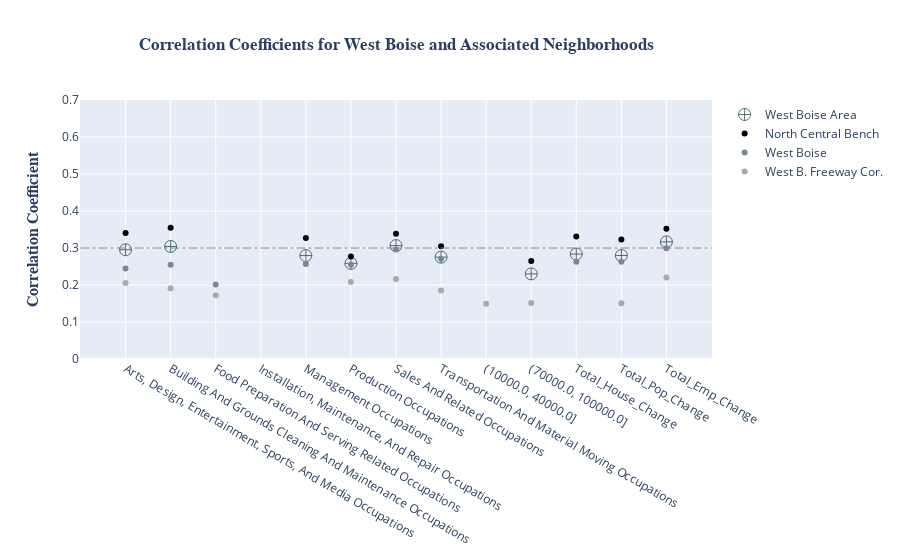

The notebook cell saved with this chart:
### Code cell
WB_fig

### Figure 1 — Plotly figure (JSON) as saved in the notebook; plotly's stock layout.template omitted (floating-point values rounded to 4 significant figures)
{"data": [{"marker": {"color": "rgba(47, 79, 79, .8)", "size": 12, "symbol": "circle-cross-open"}, "mode": "markers", "name": "West Boise Area", "type": "scatter", "x": ["Arts, Design, Entertainment, Sports, And Media Occupations", "Building And Grounds Cleaning And Maintenance Occupations", "Food Preparation And Serving Related Occupations", "Installation, Maintenance, And Repair Occupations", "Management Occupations", "Production Occupations", "Sales And Related Occupations", "Transportation And Material Moving Occupations", "(10000.0, 40000.0]", "(70000.0, 100000.0]", "Total_House_Change", "Total_Pop_Change", "Total_Emp_Change"], "y": [0.2952, 0.3041, null, null, 0.2795, 0.2584, 0.3064, 0.2753, null, 0.23, 0.2837, 0.2797, 0.3166]}, {"marker": {"color": "rgb(0,0,0)"}, "mode": "markers", "name": "North Central Bench", "type": "scatter", "x": ["Arts, Design, Entertainment, Sports, And Media Occupations", "Building And Grounds Cleaning And Maintenance Occupations", "Food Preparation And Serving Related Occupations", "Installation, Maintenance, And Repair Occupations", "Management Occupations", "Production Occupations", "Sales And Related Occupations", "Transportation And Material Moving Occupations", "(10000.0, 40000.0]", "(70000.0, 100000.0]", "Total_House_Change", "Total_Pop_Change", "Total_Emp_Change"], "y": [0.3408, 0.3549, null, null, 0.3268, 0.2769, 0.3385, 0.3045, null, 0.2648, 0.3311, 0.3228, 0.3523]}, {"marker": {"color": "rgb(119,136,153)"}, "mode": "markers", "name": "West Boise", "type": "scatter", "x": ["Arts, Design, Entertainment, Sports, And Media Occupations", "Building And Grounds Cleaning And Maintenance Occupations", "Food Preparation And Serving Related Occupations", "Installation, Maintenance, And Repair Occupations", "Management Occupations", "Production Occupations", "Sales And Related Occupations", "Transportation And Material Moving Occupations", "(10000.0, 40000.0]", "(70000.0, 100000.0]", "Total_House_Change", "Total_Pop_Change", "Total_Emp_Change"], "y": [0.2447, 0.2547, 0.2017, null, 0.257, 0.2546, 0.2958, 0.2709, null, null, 0.2626, 0.2627, 0.2995]}, {"marker": {"color": "rgb(169,169,169)"}, "mode": "markers", "name": "West B. Freeway Cor.", "type": "scatter", "x": ["Arts, Design, Entertainment, Sports, And Media Occupations", "Building And Grounds Cleaning And Maintenance Occupations", "Food Preparation And Serving Related Occupations", "Installation, Maintenance, And Repair Occupations", "Management Occupations", "Production Occupations", "Sales And Related Occupations", "Transportation And Material Moving Occupations", "(10000.0, 40000.0]", "(70000.0, 100000.0]", "Total_House_Change", "Total_Pop_Change", "Total_Emp_Change"], "y": [0.2052, 0.1912, 0.1721, null, null, 0.208, 0.2161, 0.1848, 0.1491, 0.1516, null, 0.1509, 0.22]}], "layout": {"shapes": [{"line": {"color": "Grey", "dash": "dashdot", "width": 1}, "type": "line", "x0": -1, "x1": 13, "y0": 0.3, "y1": 0.3}], "title": {"font": {"family": "Times New Roman"}, "text": "<b>Correlation Coefficients for West Boise and Associated Neighborhoods<b>", "x": 0.5, "xref": "paper"}, "yaxis": {"range": [0, 0.7], "title": {"font": {"family": "Times New Roman", "size": 16}, "text": "<b>Correlation Coefficient<b>"}}}}
